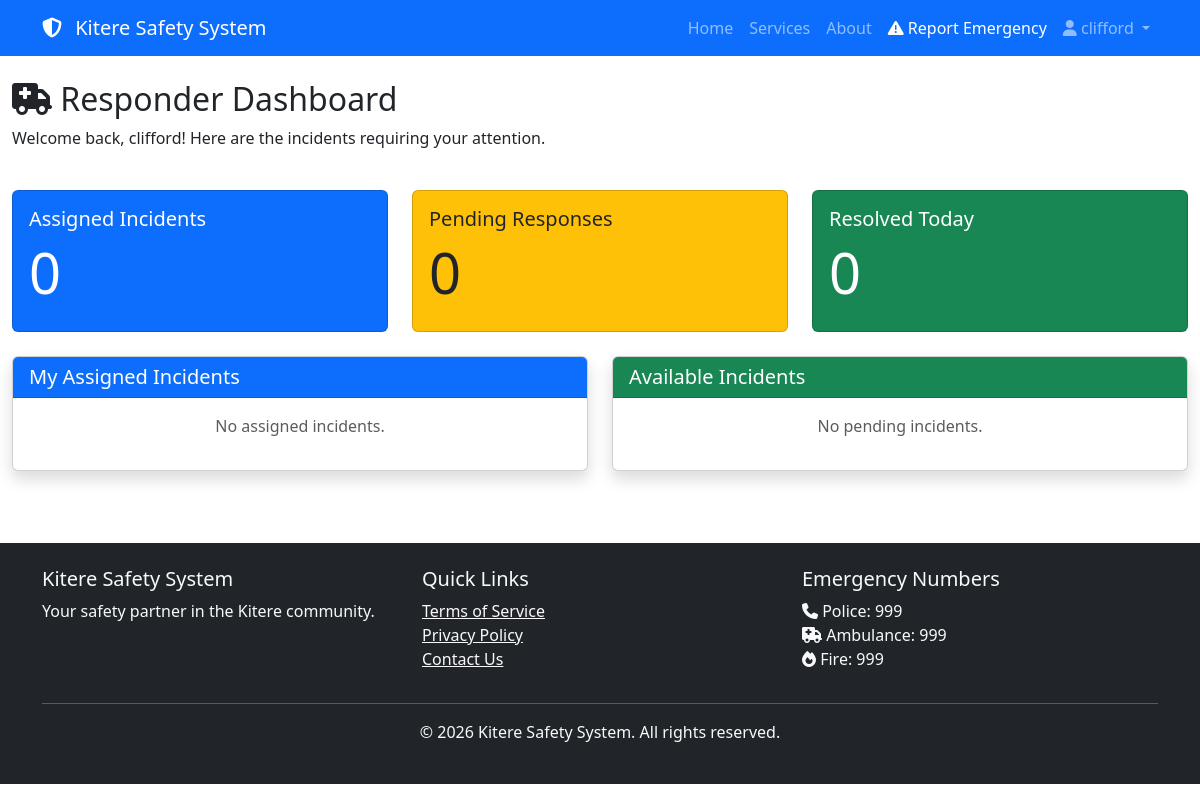
The page /responders/dashboard/ (signed in) on the database as committed earlier.
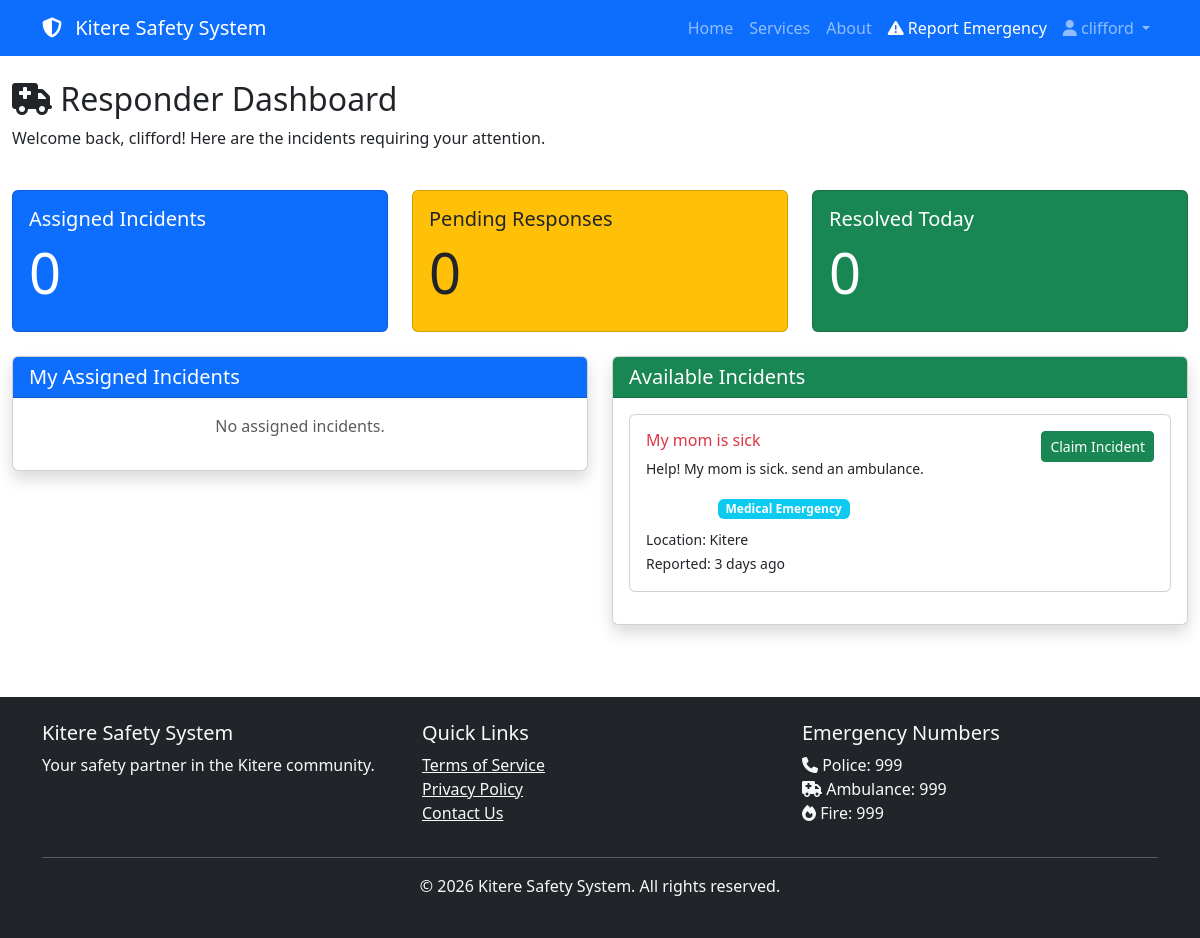
The same page on the database as committed later.
### reports/models.py (models this page shows, shortened)
class IncidentReport(models.Model):
    STATUS_CHOICES = (
        ('pending', 'Pending'),
        ('dispatched', 'Dispatched'),
        ('in_progress', 'In Progress'),
        ('resolved', 'Resolved'),
        ('closed', 'Closed'),
    )
    PRIORITY_CHOICES = (
        ('low', 'Low'),
        ('medium', 'Medium'),
        ('high', 'High'),
        ('critical', 'Critical'),
    )
    reporter = models.ForeignKey(User, on_delete=models.CASCADE, related_name='reports')
    category = models.ForeignKey(IncidentCategory, on_delete=models.SET_NULL, null=True)
    title = models.CharField(max_length=200)
    description = models.TextField()
    location_name = models.CharField(max_length=255)
    latitude = models.FloatField(null=True, blank=True)
    longitude = models.FloatField(null=True, blank=True)
    images = models.JSONField(default=list)  # Store multiple image URLs
    video_url = models.URLField(blank=True)
    status = models.CharField(max_length=20, choices=STATUS_CHOICES, default='pending')
    priority = models.CharField(max_length=20, choices=PRIORITY_CHOICES, default='medium')
    assigned_to = models.ForeignKey(User, on_delete=models.SET_NULL, null=True, blank=True, related_name='assigned_incidents')
    responder_notes = models.TextField(blank=True)
    resolved_at = models.DateTimeField(null=True, blank=True)
    created_at = models.DateTimeField(auto_now_add=True)
    updated_at = models.DateTimeField(auto_now=True)
    class Meta:
        ordering = ['-created_at']

class IncidentCategory(models.Model):
    name = models.CharField(max_length=100)
    description = models.TextField(blank=True)
    icon = models.CharField(max_length=50, default='fas fa-exclamation-triangle')
    color = models.CharField(max_length=7, default='#ff0000')
    created_at = models.DateTimeField(auto_now_add=True)
    class Meta:
        verbose_name_plural = "Incident Categories"

### responders/views.py (the view)
# urls.py: path('dashboard/', views.responder_dashboard, name='dashboard'),
@login_required
@user_passes_test(is_responder)
def responder_dashboard(request):
    assigned_incidents = IncidentReport.objects.filter(
        assigned_to=request.user,
        status__in=['dispatched', 'in_progress']
    )
    available_incidents = IncidentReport.objects.filter(
        assigned_to__isnull=True,
        status='pending'
    ).order_by('-priority', '-created_at')
    stats = {
        'total_assigned': assigned_incidents.count(),
        'pending_responses': available_incidents.filter(priority__in=['high', 'critical']).count(),
        'resolved_today': IncidentReport.objects.filter(
            assigned_to=request.user,
            resolved_at__date=timezone.now().date()
        ).count(),
    }
    return render(request, 'responders/responder.html', {
        'assigned_incidents': assigned_incidents,
        'available_incidents': available_incidents,
        'stats': stats,
    })

### responders/views.py (called while the page is built)
def is_responder(user):
    return user.is_authenticated and (user.role == 'responder' or user.is_staff)

### templates/responders/responder.html (shortened to what the changed rows need)
{% extends 'base.html' %}
{% block content %}
<div class="container-fluid py-4">
    <div class="row mb-4">
        <div class="col-12">
            <h2><i class="fas fa-truck-medical"></i> Responder Dashboard</h2>
        </div>
    </div>
    <div class="row mb-4">
        <div class="col-md-4">
            <div class="card bg-primary text-white">
                <div class="card-body">
                    <h2 class="display-4">{{ stats.total_assigned }}</h2>
                </div>
            </div>
        </div>
        <div class="col-md-4">
            <div class="card bg-warning text-dark">
                <div class="card-body">
                    <h2 class="display-4">{{ stats.pending_responses }}</h2>
                </div>
            </div>
        </div>
        <div class="col-md-4">
            <div class="card bg-success text-white">
                <div class="card-body">
                    <h2 class="display-4">{{ stats.resolved_today }}</h2>
                </div>
            </div>
        </div>
    </div>
    <div class="row">
        <div class="col-md-6">
            <div class="card shadow">
                <div class="card-body">
                    {% if available_incidents %}
                        {% for incident in available_incidents %}
                        <div class="card mb-3">
                            <div class="card-body">
                                <div class="d-flex justify-content-between align-items-start">
                                    <div>
                                        <h6 class="card-title text-danger">{{ incident.title }}</h6>
                                        <p class="card-text small">{{ incident.description|truncatechars:100 }}</p>
                                        <div>
                                            <span class="badge bg-{{ incident.priority }}">{{ incident.priority|upper }}</span>
                                            <span class="badge bg-info">{{ incident.category.name }}</span>
                                        </div>
                                        <p class="mt-2 mb-0"><small>Location: {{ incident.location_name }}</small></p>
                                        <p class="mb-0"><small>Reported: {{ incident.created_at|timesince }} ago</small></p>
                                    </div>
                                    <a href="{% url 'responder:claim_incident' incident.id %}" class="btn btn-sm btn-success"
                                       onclick="return confirm('Claim this incident?')">
                                        Claim Incident
                                    </a>
                                </div>
                            </div>
                        </div>
                        {% endfor %}
                    {% else %}
                        <p class="text-muted text-center">No pending incidents.</p>
                    {% endif %}
                </div>
            </div>
        </div>
    </div>
</div>
{% endblock %}

Rows that differ between the two databases and show on the page:
added IncidentReport: title "My mom is sick", description "Help! My mom is sick. send an ambulance.", category.name "Medical Emergency", location_name "Kitere", created_at "3 days"
Other text that changed with them:
text no longer shown: "No pending incidents."
